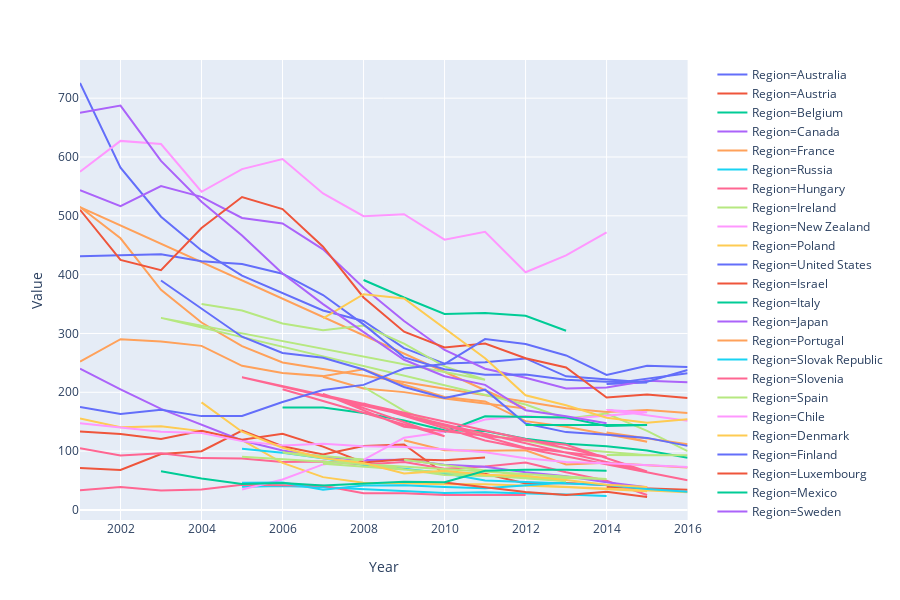

This figure's notebook cell:
### Markdown cell above
## 국가별 차량절도 비율

### Code cell
px.line(crime_df[crime_df['VAR'] == 'VEH_THEFT_RA'], x='Year', y='Value', color='Region')

### Figure 1 — Plotly figure (JSON) as saved in the notebook; plotly's stock layout.template omitted (floating-point values rounded to 4 significant figures)
{"data": [{"hoverlabel": {"namelength": 0}, "hovertemplate": "Region=Australia<br>Year=%{x}<br>Value=%{y}", "legendgroup": "Region=Australia", "line": {"color": "#636efa", "dash": "solid"}, "mode": "lines", "name": "Region=Australia", "showlegend": true, "type": "scatter", "x": [2001, 2002, 2003, 2004, 2005, 2006, 2007, 2008, 2009, 2010, 2011, 2012, 2013, 2015, 2014, 2016], "xaxis": "x", "y": [725.8, 582, 498.4, 441.2, 398.3, 368.6, 339, 321.3, 275, 248.8, 251, 257.6, 227.2, 216.6, 213.9, 232.4], "yaxis": "y"}, {"hoverlabel": {"namelength": 0}, "hovertemplate": "Region=Austria<br>Year=%{x}<br>Value=%{y}", "legendgroup": "Region=Austria", "line": {"color": "#EF553B", "dash": "solid"}, "mode": "lines", "name": "Region=Austria", "showlegend": true, "type": "scatter", "x": [2001, 2002, 2003, 2004, 2005, 2006, 2007, 2008, 2009, 2010, 2011, 2012, 2013, 2015, 2014, 2016], "xaxis": "x", "y": [71.4, 67.9, 95.1, 99.8, 134.8, 108.3, 94.1, 108.7, 111.3, 61.6, 61.5, 45.1, 45.8, 38.5, 39.2, 34.3], "yaxis": "y"}, {"hoverlabel": {"namelength": 0}, "hovertemplate": "Region=Belgium<br>Year=%{x}<br>Value=%{y}", "legendgroup": "Region=Belgium", "line": {"color": "#00cc96", "dash": "solid"}, "mode": "lines", "name": "Region=Belgium", "showlegend": true, "type": "scatter", "x": [2006, 2007, 2008, 2009, 2010, 2011, 2012, 2013, 2014, 2015, 2016], "xaxis": "x", "y": [174, 174.1, 164.7, 152.1, 135.6, 134.2, 121.2, 112.4, 108.2, 101.2, 88.9], "yaxis": "y"}, {"hoverlabel": {"namelength": 0}, "hovertemplate": "Region=Canada<br>Year=%{x}<br>Value=%{y}", "legendgroup": "Region=Canada", "line": {"color": "#ab63fa", "dash": "solid"}, "mode": "lines", "name": "Region=Canada", "showlegend": true, "type": "scatter", "x": [2001, 2002, 2003, 2004, 2005, 2006, 2007, 2008, 2009, 2010, 2011, 2012, 2013, 2014, 2015, 2016], "xaxis": "x", "y": [543.5, 516.3, 550.6, 532.2, 496.3, 487.1, 443.1, 377.7, 321.1, 272, 240.1, 224.7, 206.3, 208.2, 219.8, 217], "yaxis": "y"}, {"hoverlabel": {"namelength": 0}, "hovertemplate": "Region=France<br>Year=%{x}<br>Value=%{y}", "legendgroup": "Region=France", "line": {"color": "#FFA15A", "dash": "solid"}, "mode": "lines", "name": "Region=France", "showlegend": true, "type": "scatter", "x": [2007, 2008, 2009, 2010, 2011, 2012, 2001, 2002, 2003, 2004, 2005, 2006, 2013, 2014, 2015, 2016], "xaxis": "x", "y": [226.3, 206.4, 200.3, 189.6, 180.8, 172.5, 514.9, 461.8, 374.2, 318.6, 278.4, 250.7, 172.8, 166.5, 169.9, 164.8], "yaxis": "y"}, {"hoverlabel": {"namelength": 0}, "hovertemplate": "Region=Russia<br>Year=%{x}<br>Value=%{y}", "legendgroup": "Region=Russia", "line": {"color": "#19d3f3", "dash": "solid"}, "mode": "lines", "name": "Region=Russia", "showlegend": true, "type": "scatter", "x": [2005, 2006, 2007, 2008, 2009, 2010, 2011, 2012, 2013, 2014], "xaxis": "x", "y": [39.5, 40.7, 38.4, 35, 31.9, 29, 30, 28.5, 26.1, 23.6], "yaxis": "y"}, {"hoverlabel": {"namelength": 0}, "hovertemplate": "Region=Hungary<br>Year=%{x}<br>Value=%{y}", "legendgroup": "Region=Hungary", "line": {"color": "#FF6692", "dash": "solid"}, "mode": "lines", "name": "Region=Hungary", "showlegend": true, "type": "scatter", "x": [2001, 2002, 2003, 2004, 2005, 2006, 2007, 2008, 2009, 2010, 2011, 2012, 2013, 2014, 2015], "xaxis": "x", "y": [104.7, 92.7, 96.5, 88.1, 87.3, 81.6, 82.2, 77.1, 81.3, 70, 73.9, 80.5, 64.1, 49.7, 25.4], "yaxis": "y"}, {"hoverlabel": {"namelength": 0}, "hovertemplate": "Region=Ireland<br>Year=%{x}<br>Value=%{y}", "legendgroup": "Region=Ireland", "line": {"color": "#B6E880", "dash": "solid"}, "mode": "lines", "name": "Region=Ireland", "showlegend": true, "type": "scatter", "x": [2004, 2005, 2006, 2007, 2008, 2009, 2010, 2011, 2003, 2012, 2013, 2014, 2015, 2016], "xaxis": "x", "y": [350, 339, 317.1, 305.6, 313.4, 282.7, 244.1, 221.2, 326.5, 179.2, 155.2, 163.8, 134.4, 100.1], "yaxis": "y"}, {"hoverlabel": {"namelength": 0}, "hovertemplate": "Region=New Zealand<br>Year=%{x}<br>Value=%{y}", "legendgroup": "Region=New Zealand", "line": {"color": "#FF97FF", "dash": "solid"}, "mode": "lines", "name": "Region=New Zealand", "showlegend": true, "type": "scatter", "x": [2001, 2002, 2003, 2004, 2005, 2006, 2007, 2008, 2009, 2010, 2011, 2012, 2013, 2014], "xaxis": "x", "y": [574.8, 627.4, 622, 540.9, 579.4, 596.5, 538, 499.3, 502.7, 459.5, 472.7, 404, 432.7, 471.9], "yaxis": "y"}, {"hoverlabel": {"namelength": 0}, "hovertemplate": "Region=Poland<br>Year=%{x}<br>Value=%{y}", "legendgroup": "Region=Poland", "line": {"color": "#FECB52", "dash": "solid"}, "mode": "lines", "name": "Region=Poland", "showlegend": true, "type": "scatter", "x": [2001, 2002, 2003, 2004, 2005, 2006, 2007, 2008, 2009, 2010, 2011, 2014, 2013, 2015, 2012, 2016], "xaxis": "x", "y": [155.5, 140.4, 142.1, 134, 118.7, 80, 55.8, 46.3, 45.4, 43.5, 43.5, 36.3, 38.9, 31.7, 42.6, 30.2], "yaxis": "y"}, {"hoverlabel": {"namelength": 0}, "hovertemplate": "Region=United States<br>Year=%{x}<br>Value=%{y}", "legendgroup": "Region=United States", "line": {"color": "#636efa", "dash": "solid"}, "mode": "lines", "name": "Region=United States", "showlegend": true, "type": "scatter", "x": [2001, 2002, 2003, 2004, 2005, 2006, 2007, 2008, 2009, 2010, 2011, 2012, 2013, 2014, 2015, 2016], "xaxis": "x", "y": [431.1, 433.4, 434.7, 422.8, 418.2, 401.6, 365.3, 315.4, 259.4, 239.1, 229.9, 230.3, 221.2, 217.9, 218, 237.9], "yaxis": "y"}, {"hoverlabel": {"namelength": 0}, "hovertemplate": "Region=Israel<br>Year=%{x}<br>Value=%{y}", "legendgroup": "Region=Israel", "line": {"color": "#EF553B", "dash": "solid"}, "mode": "lines", "name": "Region=Israel", "showlegend": true, "type": "scatter", "x": [2001, 2002, 2003, 2004, 2005, 2006, 2007, 2008, 2009, 2010, 2011, 2012, 2013, 2014, 2015, 2016], "xaxis": "x", "y": [510.3, 425.1, 407.7, 479.3, 531.9, 511.4, 447.5, 361.2, 303, 276.1, 282.9, 257.8, 242.2, 191.2, 196.3, 190.4], "yaxis": "y"}, {"hoverlabel": {"namelength": 0}, "hovertemplate": "Region=Italy<br>Year=%{x}<br>Value=%{y}", "legendgroup": "Region=Italy", "line": {"color": "#00cc96", "dash": "solid"}, "mode": "lines", "name": "Region=Italy", "showlegend": true, "type": "scatter", "x": [2008, 2009, 2010, 2011, 2012, 2013], "xaxis": "x", "y": [390.9, 361.1, 333.3, 334.8, 330.2, 304.6], "yaxis": "y"}, {"hoverlabel": {"namelength": 0}, "hovertemplate": "Region=Japan<br>Year=%{x}<br>Value=%{y}", "legendgroup": "Region=Japan", "line": {"color": "#ab63fa", "dash": "solid"}, "mode": "lines", "name": "Region=Japan", "showlegend": true, "type": "scatter", "x": [2001, 2002, 2003, 2004, 2005, 2006, 2007, 2008, 2009, 2010, 2011, 2012, 2013, 2014, 2015], "xaxis": "x", "y": [240.2, 205.1, 171.8, 145.2, 118.1, 101.2, 89.9, 85, 85.3, 76.7, 73.6, 64.1, 57.3, 47.1, 38.8], "yaxis": "y"}, {"hoverlabel": {"namelength": 0}, "hovertemplate": "Region=Portugal<br>Year=%{x}<br>Value=%{y}", "legendgroup": "Region=Portugal", "line": {"color": "#FFA15A", "dash": "solid"}, "mode": "lines", "name": "Region=Portugal", "showlegend": true, "type": "scatter", "x": [2001, 2002, 2003, 2004, 2005, 2006, 2007, 2008, 2009, 2010, 2011, 2012, 2013, 2015, 2014, 2016], "xaxis": "x", "y": [252.3, 290.3, 286.2, 278.9, 245, 232.9, 227.5, 239.3, 212.9, 191.9, 184.4, 151, 141.3, 115.9, 131.8, 111.6], "yaxis": "y"}, {"hoverlabel": {"namelength": 0}, "hovertemplate": "Region=Slovak Republic<br>Year=%{x}<br>Value=%{y}", "legendgroup": "Region=Slovak Republic", "line": {"color": "#19d3f3", "dash": "solid"}, "mode": "lines", "name": "Region=Slovak Republic", "showlegend": true, "type": "scatter", "x": [2005, 2006, 2007, 2008, 2009, 2010, 2011, 2012, 2013, 2014, 2015, 2016], "xaxis": "x", "y": [103.9, 97.1, 87.7, 76.8, 70.1, 62.2, 49.9, 47.1, 44.9, 42.4, 35.6, 30.8], "yaxis": "y"}, {"hoverlabel": {"namelength": 0}, "hovertemplate": "Region=Slovenia<br>Year=%{x}<br>Value=%{y}", "legendgroup": "Region=Slovenia", "line": {"color": "#FF6692", "dash": "solid"}, "mode": "lines", "name": "Region=Slovenia", "showlegend": true, "type": "scatter", "x": [2001, 2002, 2003, 2004, 2005, 2006, 2007, 2008, 2009, 2010, 2011, 2012], "xaxis": "x", "y": [33.5, 38.8, 33.2, 34.7, 42.7, 41.4, 41, 28.3, 28.5, 25.4, 25.3, 25.3], "yaxis": "y"}, {"hoverlabel": {"namelength": 0}, "hovertemplate": "Region=Spain<br>Year=%{x}<br>Value=%{y}", "legendgroup": "Region=Spain", "line": {"color": "#B6E880", "dash": "solid"}, "mode": "lines", "name": "Region=Spain", "showlegend": true, "type": "scatter", "x": [2008, 2009, 2010, 2011, 2012, 2013, 2015, 2014, 2016], "xaxis": "x", "y": [209, 168.4, 141.3, 128.2, 117.7, 104.6, 92.8, 93.2, 93], "yaxis": "y"}, {"hoverlabel": {"namelength": 0}, "hovertemplate": "Region=Chile<br>Year=%{x}<br>Value=%{y}", "legendgroup": "Region=Chile", "line": {"color": "#FF97FF", "dash": "solid"}, "mode": "lines", "name": "Region=Chile", "showlegend": true, "type": "scatter", "x": [2005, 2006, 2007, 2008, 2009, 2010, 2011, 2012, 2013, 2015, 2014, 2016], "xaxis": "x", "y": [34.6, 51.8, 77.4, 85.3, 122.6, 132.6, 153.7, 159.5, 154.4, 165.9, 170.1, 151.8], "yaxis": "y"}, {"hoverlabel": {"namelength": 0}, "hovertemplate": "Region=Denmark<br>Year=%{x}<br>Value=%{y}", "legendgroup": "Region=Denmark", "line": {"color": "#FECB52", "dash": "solid"}, "mode": "lines", "name": "Region=Denmark", "showlegend": true, "type": "scatter", "x": [2007, 2008, 2009, 2010, 2011, 2012, 2013, 2014, 2015, 2016], "xaxis": "x", "y": [325.5, 366.8, 359.5, 308.8, 257.9, 194.9, 177.9, 156.7, 148.4, 154.3], "yaxis": "y"}, {"hoverlabel": {"namelength": 0}, "hovertemplate": "Region=Finland<br>Year=%{x}<br>Value=%{y}", "legendgroup": "Region=Finland", "line": {"color": "#636efa", "dash": "solid"}, "mode": "lines", "name": "Region=Finland", "showlegend": true, "type": "scatter", "x": [2003, 2004, 2005, 2006, 2007, 2008, 2009, 2010, 2011, 2012, 2013, 2014, 2015, 2016], "xaxis": "x", "y": [390.1, 341.8, 294.5, 266.9, 258.8, 238.8, 209, 190.3, 204.5, 146.9, 132.3, 127.9, 122.5, 108.9], "yaxis": "y"}, {"hoverlabel": {"namelength": 0}, "hovertemplate": "Region=Luxembourg<br>Year=%{x}<br>Value=%{y}", "legendgroup": "Region=Luxembourg", "line": {"color": "#EF553B", "dash": "solid"}, "mode": "lines", "name": "Region=Luxembourg", "showlegend": true, "type": "scatter", "x": [2001, 2002, 2003, 2004, 2005, 2006, 2007, 2008, 2009, 2010, 2011], "xaxis": "x", "y": [133.4, 128.9, 120.5, 134.5, 119.3, 129.5, 107.7, 80.6, 86, 84.4, 89.1], "yaxis": "y"}, {"hoverlabel": {"namelength": 0}, "hovertemplate": "Region=Mexico<br>Year=%{x}<br>Value=%{y}", "legendgroup": "Region=Mexico", "line": {"color": "#00cc96", "dash": "solid"}, "mode": "lines", "name": "Region=Mexico", "showlegend": true, "type": "scatter", "x": [2010, 2011, 2013, 2014, 2015, 2012], "xaxis": "x", "y": [133, 159.3, 157.2, 142.9, 144.5, 144.5], "yaxis": "y"}, {"hoverlabel": {"namelength": 0}, "hovertemplate": "Region=Sweden<br>Year=%{x}<br>Value=%{y}", "legendgroup": "Region=Sweden", "line": {"color": "#ab63fa", "dash": "solid"}, "mode": "lines", "name": "Region=Sweden", "showlegend": true, "type": "scatter", "x": [2001, 2002, 2003, 2004, 2005, 2006, 2007, 2008, 2009, 2010, 2011, 2012, 2013, 2014], "xaxis": "x", "y": [675, 687.4, 593.4, 523.9, 466.6, 402, 349.9, 302.9, 255.3, 227.3, 212.7, 169.3, 159.1, 147.3], "yaxis": "y"}, {"hoverlabel": {"namelength": 0}, "hovertemplate": "Region=Switzerland<br>Year=%{x}<br>Value=%{y}", "legendgroup": "Region=Switzerland", "line": {"color": "#FFA15A", "dash": "solid"}, "mode": "lines", "name": "Region=Switzerland", "showlegend": true, "type": "scatter", "x": [2009, 2010, 2011, 2012, 2013, 2014, 2015, 2016], "xaxis": "x", "y": [118.6, 101.4, 100.8, 101.3, 77.3, 80.3, 76, 72], "yaxis": "y"}, {"hoverlabel": {"namelength": 0}, "hovertemplate": "Region=Turkey<br>Year=%{x}<br>Value=%{y}", "legendgroup": "Region=Turkey", "line": {"color": "#19d3f3", "dash": "solid"}, "mode": "lines", "name": "Region=Turkey", "showlegend": true, "type": "scatter", "x": [2005, 2006, 2007, 2008, 2009, 2010, 2011, 2012, 2013], "xaxis": "x", "y": [46.3, 46.6, 34.5, 41.5, 41.9, 38.8, 37, 41.3, 46.7], "yaxis": "y"}, {"hoverlabel": {"namelength": 0}, "hovertemplate": "Region=Czech Republic<br>Year=%{x}<br>Value=%{y}", "legendgroup": "Region=Czech Republic", "line": {"color": "#FF6692", "dash": "solid"}, "mode": "lines", "name": "Region=Czech Republic", "showlegend": true, "type": "scatter", "x": [2006, 2010, 2007, 2009, 2013, 2015, 2005, 2014, 2012, 2008, 2011, 2016], "xaxis": "x", "y": [205.1, 125.2, 197.4, 141.4, 110.7, 65.3, 225.6, 89.9, 105.9, 181, 118.1, 50.6], "yaxis": "y"}, {"hoverlabel": {"namelength": 0}, "hovertemplate": "Region=Latvia<br>Year=%{x}<br>Value=%{y}", "legendgroup": "Region=Latvia", "line": {"color": "#B6E880", "dash": "solid"}, "mode": "lines", "name": "Region=Latvia", "showlegend": true, "type": "scatter", "x": [2005, 2014, 2010, 2006, 2008, 2007, 2013, 2009], "xaxis": "x", "y": [90.4, 52.8, 59.6, 97.7, 85.8, 78.6, 48.8, 85.2], "yaxis": "y"}, {"hoverlabel": {"namelength": 0}, "hovertemplate": "Region=Germany<br>Year=%{x}<br>Value=%{y}", "legendgroup": "Region=Germany", "line": {"color": "#FF97FF", "dash": "solid"}, "mode": "lines", "name": "Region=Germany", "showlegend": true, "type": "scatter", "x": [2001, 2002, 2003, 2004, 2005, 2006, 2007, 2008, 2009, 2010, 2011, 2012, 2013, 2014, 2015, 2016], "xaxis": "x", "y": [147.6, 140.9, 133.1, 130.8, 117, 109.5, 112.6, 108.4, 107.1, 103, 97.9, 87.7, 81.5, 79.4, 76.1, 72.8], "yaxis": "y"}, {"hoverlabel": {"namelength": 0}, "hovertemplate": "Region=Lithuania<br>Year=%{x}<br>Value=%{y}", "legendgroup": "Region=Lithuania", "line": {"color": "#FECB52", "dash": "solid"}, "mode": "lines", "name": "Region=Lithuania", "showlegend": true, "type": "scatter", "x": [2004, 2005, 2006, 2007, 2008, 2009, 2010, 2011, 2012, 2013, 2014, 2015], "xaxis": "x", "y": [182.9, 133, 105.8, 88.1, 79.8, 62.1, 66.5, 59.7, 57.7, 50.9, 42.8, 39.2], "yaxis": "y"}, {"hoverlabel": {"namelength": 0}, "hovertemplate": "Region=Greece<br>Year=%{x}<br>Value=%{y}", "legendgroup": "Region=Greece", "line": {"color": "#636efa", "dash": "solid"}, "mode": "lines", "name": "Region=Greece", "showlegend": true, "type": "scatter", "x": [2001, 2002, 2003, 2004, 2005, 2006, 2007, 2008, 2009, 2010, 2011, 2012, 2013, 2014, 2015, 2016], "xaxis": "x", "y": [175.1, 163.3, 170.5, 159.5, 159.7, 183.4, 203.8, 212.6, 240.5, 248.1, 290.4, 282.2, 262.6, 229.4, 245.1, 242.9], "yaxis": "y"}, {"hoverlabel": {"namelength": 0}, "hovertemplate": "Region=Estonia<br>Year=%{x}<br>Value=%{y}", "legendgroup": "Region=Estonia", "line": {"color": "#EF553B", "dash": "solid"}, "mode": "lines", "name": "Region=Estonia", "showlegend": true, "type": "scatter", "x": [2010, 2011, 2012, 2013, 2014, 2015], "xaxis": "x", "y": [46.8, 38.9, 30.5, 25.6, 30.9, 22], "yaxis": "y"}, {"hoverlabel": {"namelength": 0}, "hovertemplate": "Region=Colombia<br>Year=%{x}<br>Value=%{y}", "legendgroup": "Region=Colombia", "line": {"color": "#00cc96", "dash": "solid"}, "mode": "lines", "name": "Region=Colombia", "showlegend": true, "type": "scatter", "x": [2003, 2004, 2005, 2006, 2007, 2008, 2009, 2010, 2011, 2012, 2013, 2014], "xaxis": "x", "y": [65.7, 53.4, 44.2, 45.6, 41.7, 44.2, 47.9, 47.1, 66.7, 68.4, 68.2, 66.5], "yaxis": "y"}], "layout": {"height": 600, "legend": {"tracegroupgap": 0}, "margin": {"t": 60}, "xaxis": {"anchor": "y", "domain": [0, 0.98], "title": {"text": "Year"}}, "yaxis": {"anchor": "x", "domain": [0, 1], "title": {"text": "Value"}}}}
